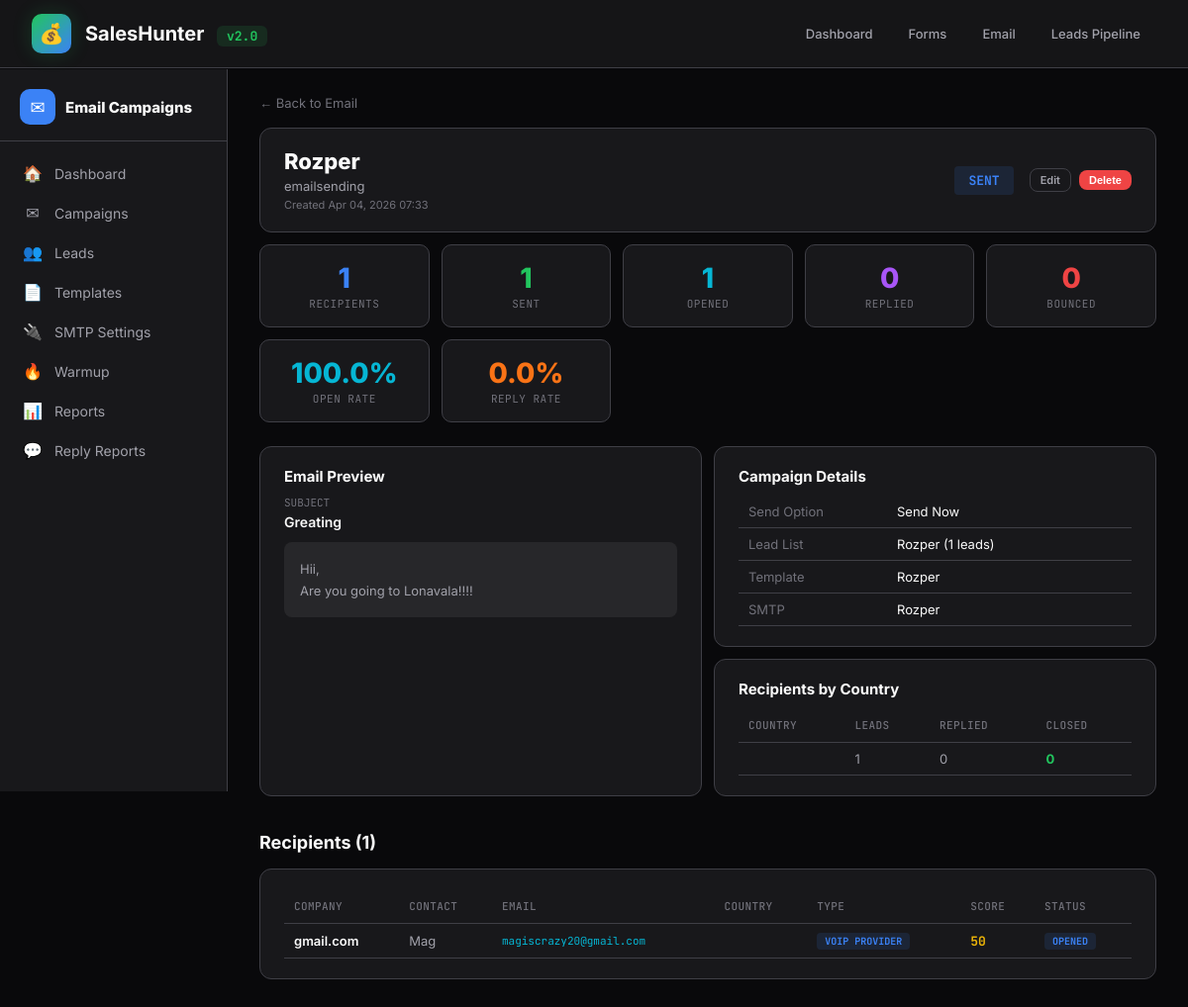
The page /email/campaign/1/ on the database its author committed.
### leads/models.py (models this page shows, shortened)
class EmailCampaign(models.Model):
    STATUS_CHOICES = [
        ('draft', 'Draft'),
        ('sending', 'Sending'),
        ('sent', 'Sent'),
        ('scheduled', 'Scheduled'),
        ('paused', 'Paused'),
    ]
    SEND_OPTION_CHOICES = [
        ('now', 'Send Now'),
        ('later', 'Schedule for Later'),
    ]
    name = models.CharField(max_length=255)
    description = models.TextField(blank=True)
    status = models.CharField(max_length=20, choices=STATUS_CHOICES, default='draft')
    subject = models.CharField(max_length=500, default='')
    body = models.TextField(default='', help_text='Use {{firstName}}, {{lastName}}, {{company}}, {{email}} for personalization')
    send_option = models.CharField(max_length=10, choices=SEND_OPTION_CHOICES, default='now')
    scheduled_at = models.DateTimeField(null=True, blank=True)
    lead_list = models.ForeignKey(LeadList, on_delete=models.SET_NULL, null=True, blank=True, related_name='campaigns')
    template = models.ForeignKey(EmailTemplate, on_delete=models.SET_NULL, null=True, blank=True)
    smtp_connection = models.ForeignKey(SmtpConnection, on_delete=models.SET_NULL, null=True, blank=True, help_text='Leave blank for auto-select')
    cc = models.TextField(blank=True, help_text='Comma-separated CC emails')
    bcc = models.TextField(blank=True, help_text='Comma-separated BCC emails')
    total_recipients = models.IntegerField(default=0)
    total_sent = models.IntegerField(default=0)
    total_opened = models.IntegerField(default=0)
    total_replied = models.IntegerField(default=0)
    total_bounced = models.IntegerField(default=0)
    created_at = models.DateTimeField(default=timezone.now)
    updated_at = models.DateTimeField(auto_now=True)
    class Meta:
        ordering = ['-created_at']
    @property
    def open_rate(self):
        return round(self.total_opened / self.total_sent * 100, 1) if self.total_sent else 0
    @property
    def reply_rate(self):
        return round(self.total_replied / self.total_sent * 100, 1) if self.total_sent else 0

class LeadList(models.Model):
    name = models.CharField(max_length=255)
    description = models.TextField(blank=True)
    leads = models.ManyToManyField(Lead, blank=True, related_name='lead_lists')
    created_at = models.DateTimeField(default=timezone.now)
    class Meta:
        ordering = ['-created_at']

class EmailTemplate(models.Model):
    name = models.CharField(max_length=255)
    subject = models.CharField(max_length=500)
    body = models.TextField()
    created_at = models.DateTimeField(default=timezone.now)
    class Meta:
        ordering = ['name']

class SmtpConnection(models.Model):
    name = models.CharField(max_length=255)
    host = models.CharField(max_length=255)
    port = models.IntegerField(default=587)
    username = models.CharField(max_length=255)
    password = models.CharField(max_length=255)
    use_tls = models.BooleanField(default=True)
    from_email = models.EmailField()
    from_name = models.CharField(max_length=255, blank=True)
    daily_limit = models.IntegerField(default=100, help_text='Max emails per day from this connection')
    is_active = models.BooleanField(default=True)
    created_at = models.DateTimeField(default=timezone.now)
    class Meta:
        ordering = ['name']

class Lead(models.Model):
    id = models.UUIDField(primary_key=True, default=uuid.uuid4, editable=False)
    company_domain = models.CharField(max_length=255, unique=True, db_index=True)
    company_name = models.CharField(max_length=255)
    contact_name = models.CharField(max_length=255, blank=True)
    contact_email = models.EmailField(blank=True)
    contact_phone = models.CharField(max_length=50, blank=True)
    website_url = models.URLField(max_length=500, blank=True)
    has_contact_form = models.BooleanField(default=False)
    country = models.CharField(max_length=100, db_index=True)
    city = models.CharField(max_length=100, blank=True, db_index=True)
    lead_type = models.CharField(max_length=20, choices=LeadType.choices, db_index=True)
    source = models.CharField(max_length=20, choices=LeadSource.choices, db_index=True)
    keyword_used = models.CharField(max_length=255, blank=True)
    company_size = models.CharField(
        max_length=20,
        choices=[('small', 'Small'), ('medium', 'Medium'), ('enterprise', 'Enterprise')],
        blank=True,
    )
    score = models.IntegerField(default=0, help_text='AI quality score 0-100')
    email_sent = models.BooleanField(default=False)
    form_filled = models.BooleanField(default=False)
    email_opened = models.BooleanField(default=False)
    replied = models.BooleanField(default=False)
    interested = models.BooleanField(default=False)
    closed = models.BooleanField(default=False)
    revenue_monthly = models.DecimalField(max_digits=10, decimal_places=2, default=0)
    sequence_stage = models.IntegerField(
        default=0,
        help_text='Which email in the sequence (0=not started, 1-4)',
    )
    last_contacted_at = models.DateTimeField(null=True, blank=True)
    next_followup_at = models.DateTimeField(null=True, blank=True)
    created_at = models.DateTimeField(default=timezone.now, db_index=True)
    updated_at = models.DateTimeField(auto_now=True)
    class Meta:
        ordering = ['-created_at']
        indexes = [
            models.Index(fields=['country', 'lead_type']),
            models.Index(fields=['source', 'keyword_used']),
            models.Index(fields=['score']),
            models.Index(fields=['replied']),
            models.Index(fields=['closed']),
            models.Index(fields=['sequence_stage', 'next_followup_at']),
        ]

### leads/views.py (the view)
# urls.py: path('email/campaign/<int:pk>/', views.campaign_detail, name='campaign_detail'),
def campaign_detail(request, pk):
    campaign = get_object_or_404(EmailCampaign, pk=pk)
    lead_list_leads = campaign.lead_list.leads.all() if campaign.lead_list else Lead.objects.none()
    leads_count = lead_list_leads.count()
    campaign_logs = OutreachLog.objects.filter(
        lead__in=lead_list_leads, channel='email'
    )
    real_sent = campaign_logs.filter(status__in=['sent', 'opened', 'replied']).values('lead').distinct().count()
    real_opened = campaign_logs.filter(
        Q(status='opened') | Q(opened_at__isnull=False)
    ).values('lead').distinct().count()
    real_replied = campaign_logs.filter(status='replied').values('lead').distinct().count()
    real_bounced = campaign_logs.filter(status='bounced').values('lead').distinct().count()
    campaign.total_sent = real_sent
    campaign.total_opened = real_opened
    campaign.total_replied = real_replied
    campaign.total_bounced = real_bounced
    campaign.save(update_fields=['total_sent', 'total_opened', 'total_replied', 'total_bounced'])
    by_country = (
        lead_list_leads.values('country')
        .annotate(
            total=Count('id'),
            replied_count=Count('id', filter=Q(replied=True)),
            closed_count=Count('id', filter=Q(closed=True)),
        )
        .order_by('-total')[:10]
    )
    context = {
        'campaign': campaign,
        'leads_count': leads_count,
        'by_country': by_country,
        'campaign_logs': campaign_logs.order_by('-sent_at')[:30],
        'recent_leads': lead_list_leads[:20],
    }
    return render(request, 'leads/campaign_detail.html', context)

### leads/context_processors.py (called while the page is built)
def recent_sessions(request):
    return {
        'recent_sessions': SearchSession.objects.order_by('-created_at')[:20]
    }

### leads/templates/leads/campaign_detail.html (shortened to what this page needs)
{% extends "leads/email_base.html" %}
{% load humanize leads_extras %}
{% block email_content %}
<div style="margin-bottom:16px;">
  <a href="{% url 'email_outreach' %}" style="color:var(--text-dim);font-size:13px;">&larr; Back to Email</a>
</div>
<div class="card" style="display:flex;align-items:center;gap:16px;flex-wrap:wrap;">
  <div style="flex:1;">
    <div style="font-size:22px;font-weight:800;">{{ campaign.name }}</div>
    {% if campaign.description %}<div style="font-size:13px;color:var(--text-muted);margin-top:4px;">{{ campaign.description }}</div>{% endif %}
    <div style="font-size:11px;color:var(--text-dim);margin-top:4px;">Created {{ campaign.created_at|date:"M d, Y H:i" }}</div>
  </div>
  <div>
    {% if campaign.status == 'sending' %}<span class="badge badge-green" style="font-size:13px;padding:6px 14px;">Sending</span>
    {% elif campaign.status == 'sent' %}<span class="badge badge-blue" style="font-size:13px;padding:6px 14px;">Sent</span>
    {% elif campaign.status == 'scheduled' %}<span class="badge" style="background:var(--purple-bg);color:var(--purple);font-size:13px;padding:6px 14px;">Scheduled</span>
    {% elif campaign.status == 'paused' %}<span class="badge badge-orange" style="font-size:13px;padding:6px 14px;">Paused</span>
    {% else %}<span class="badge" style="background:var(--surface2);color:var(--text-dim);font-size:13px;padding:6px 14px;">Draft</span>{% endif %}
  </div>
  <div style="display:flex;gap:8px;">
    <a href="{% url 'campaign_edit' campaign.pk %}" class="btn btn-outline btn-sm">Edit</a>
    <form method="post" action="{% url 'campaign_action' campaign.pk %}" style="display:inline;" onsubmit="return confirm('Delete this campaign?');">
      <button type="submit" class="btn btn-red btn-sm">Delete</button>
    </form>
  </div>
</div>
<div class="stats-row" style="margin-top:12px;">
  <div class="stat"><div class="num" style="color:var(--blue)">{{ leads_count|intcomma }}</div><div class="lbl">Recipients</div></div>
  <div class="stat"><div class="num" style="color:var(--green)">{{ campaign.total_sent|intcomma }}</div><div class="lbl">Sent</div></div>
  <div class="stat"><div class="num" style="color:var(--cyan)">{{ campaign.total_opened|intcomma }}</div><div class="lbl">Opened</div></div>
  <div class="stat"><div class="num" style="color:var(--purple)">{{ campaign.total_replied|intcomma }}</div><div class="lbl">Replied</div></div>
  <div class="stat"><div class="num" style="color:var(--red)">{{ campaign.total_bounced|intcomma }}</div><div class="lbl">Bounced</div></div>
  <div class="stat"><div class="num" style="color:var(--cyan)">{{ campaign.open_rate }}%</div><div class="lbl">Open Rate</div></div>
  <div class="stat"><div class="num" style="color:var(--orange)">{{ campaign.reply_rate }}%</div><div class="lbl">Reply Rate</div></div>
</div>
<div class="grid-2">
  <div class="card">
    <h3>Email Preview</h3>
    <div style="margin-bottom:12px;">
      <div style="font-size:11px;color:var(--text-dim);text-transform:uppercase;font-family:'JetBrains Mono',monospace;margin-bottom:4px;">Subject</div>
      <div style="font-size:14px;font-weight:600;color:var(--text);">{{ campaign.subject }}</div>
    </div>
    <div style="background:var(--surface2);border-radius:8px;padding:16px;font-size:13px;color:var(--text-muted);line-height:1.7;white-space:pre-wrap;">{{ campaign.body }}</div>
  </div>
  <div>
    <div class="card">
      <h3>Campaign Details</h3>
      <table>
        <tr><td style="color:var(--text-dim);width:150px;">Send Option</td><td style="color:var(--text);">{{ campaign.get_send_option_display }}</td></tr>
        <tr><td style="color:var(--text-dim);">Lead List</td><td style="color:var(--text);">{{ campaign.lead_list.name|default:"None" }}{% if campaign.lead_list %} ({{ leads_count }} leads){% endif %}</td></tr>
        <tr><td style="color:var(--text-dim);">Template</td><td style="color:var(--text);">{{ campaign.template.name|default:"Custom" }}</td></tr>
        <tr><td style="color:var(--text-dim);">SMTP</td><td style="color:var(--text);">{{ campaign.smtp_connection.name|default:"Auto select" }}</td></tr>
      </table>
    </div>
    <div class="card">
      <h3>Recipients by Country</h3>
      <table>
        <thead><tr><th>Country</th><th>Leads</th><th>Replied</th><th>Closed</th></tr></thead>
        <tbody>
        {% for c in by_country %}
        <tr>
          <td style="color:var(--text);font-weight:600;">{{ c.country }}</td>
          <td>{{ c.total|intcomma }}</td>
          <td>{{ c.replied_count }}</td>
          <td style="color:var(--green);font-weight:700;">{{ c.closed_count }}</td>
        </tr>
        {% empty %}
        <tr><td colspan="4" style="text-align:center;color:var(--text-dim);">No data yet</td></tr>
        {% endfor %}
        </tbody>
      </table>
    </div>
  </div>
</div>
<div class="sec" style="margin-top:24px;">
  <div class="sec-title">Recipients ({{ leads_count|intcomma }})</div>
  <div class="card" style="overflow-x:auto;">
    <table>
      <thead><tr><th>Company</th><th>Contact</th><th>Email</th><th>Country</th><th>Type</th><th>Score</th><th>Status</th></tr></thead>
      <tbody>
      {% for lead in recent_leads %}
      <tr>
        <td><a href="{% url 'lead_detail' lead.pk %}" style="color:var(--text);font-weight:600;">{{ lead.company_name }}</a></td>
        <td>{{ lead.contact_name }}</td>
        <td style="font-size:11px;color:var(--cyan);font-family:'JetBrains Mono',monospace;">{{ lead.contact_email }}</td>
        <td>{{ lead.country }}</td>
        <td><span class="badge badge-blue">{{ lead.get_lead_type_display }}</span></td>
        <td style="font-family:'JetBrains Mono',monospace;font-weight:700;{% if lead.score >= 70 %}color:var(--green){% elif lead.score >= 40 %}color:var(--yellow){% else %}color:var(--red){% endif %}">{{ lead.score }}</td>
        <td>
          {% if lead.replied %}<span class="badge badge-green">Replied</span>
          {% elif lead.email_opened %}<span class="badge badge-blue">Opened</span>
          {% elif lead.email_sent %}<span class="badge" style="background:var(--purple-bg);color:var(--purple);">Sent</span>
          {% else %}<span class="badge" style="background:var(--surface2);color:var(--text-dim);">Queued</span>{% endif %}
        </td>
      </tr>
      {% empty %}
      <tr><td colspan="7" style="text-align:center;color:var(--text-dim);padding:30px;">No lead list assigned. Edit campaign to select a lead list.</td></tr>
      {% endfor %}
      </tbody>
    </table>
  </div>
</div>
{% endblock %}

### templates/base.html (style rules this page uses)
* { margin:0;padding:0;box-sizing:border-box; }
:root { --bg:#09090b;--surface:#18181b;--surface2:#27272a;--border:#3f3f46;--border-light:#52525b; --text:#fafafa;--text-muted:#a1a1aa;--text-dim:#71717a; --green:#22c55e;--green-bg:rgba(34,197,94,0.12); --blue:#3b82f6;--blue-bg:rgba(59,130,246,0.12); --purple:#a855f7;--purple-bg:rgba(168,85,247,0.12); --orange:#f97316;--orange-bg:rgba(249,115,22,0.12); --cyan:#06b6d4;--cyan-bg:rgba(6,182,212,0.1); --yellow:#eab308;--yellow-bg:rgba(234,179,8,0.1); --red:#ef4444;--red-bg:rgba(239,68,68,0.1); --pink:#ec4899; }
body { font-family:'Inter',sans-serif;background:var(--bg);color:var(--text);min-height:100vh; }
a { color:var(--blue);text-decoration:none; }
.card { background:var(--surface);border:1px solid var(--border);border-radius:12px;padding:20px 24px;margin-bottom:12px; }
.card h3 { font-size:15px;font-weight:700;margin-bottom:10px; }
.stats-row { display:grid;grid-template-columns:repeat(auto-fit,minmax(160px,1fr));gap:12px;margin-bottom:24px; }
.stat { background:var(--surface);border:1px solid var(--border);border-radius:10px;padding:16px;text-align:center; }
.stat .num { font-size:28px;font-weight:800; }
.stat .lbl { font-size:11px;color:var(--text-dim);text-transform:uppercase;letter-spacing:0.5px;font-family:'JetBrains Mono',monospace;margin-top:2px; }
table { width:100%;border-collapse:collapse;font-size:13px; }
th { text-align:left;color:var(--text-dim);font-weight:500;padding:10px;border-bottom:1px solid var(--border);font-size:11px;text-transform:uppercase;letter-spacing:0.4px;font-family:'JetBrains Mono',monospace; }
td { padding:8px 10px;border-bottom:1px solid var(--border);color:var(--text-muted); }
.btn { display:inline-block;padding:8px 16px;border-radius:8px;font-size:13px;font-weight:600;border:none;cursor:pointer;transition:all .15s;text-decoration:none; }
.btn-red { background:var(--red);color:#fff; }
.btn-sm { padding:4px 10px;font-size:11px; }
.btn-outline { background:transparent;border:1px solid var(--border);color:var(--text-muted); }
.grid-2 { display:grid;grid-template-columns:1fr 1fr;gap:12px; }
.sec { margin-bottom:36px; }
.sec-title { font-size:18px;font-weight:700;margin-bottom:16px;display:flex;align-items:center;gap:10px; }
.badge { display:inline-block;padding:2px 8px;border-radius:4px;font-size:10px;font-weight:700;text-transform:uppercase;font-family:'JetBrains Mono',monospace; }
.badge-blue { background:var(--blue-bg);color:var(--blue); }

### rows shown on the page
EmailCampaign: name "Rozper", description "emailsending", created_at "Apr 04, 2026 07:33", total_sent "1", total_opened "1", total_replied "0", total_bounced "0", open_rate "100.0", reply_rate "0.0", subject "Greating", body "Hii, Are you going to Lonavala!!!!", send_option "Send Now", lead_list.name "Rozper", template.name "Rozper", smtp_connection.name "Rozper"
Lead: company_name "gmail.com", contact_name "Mag", contact_email "magiscrazy20@gmail.com", lead_type "VOIP PROVIDER", score "50", replied "OPENED"

### other values the page prints
{{ leads_count|intcomma }} "1"
{{ leads_count }} "1"
{{ c.total|intcomma }} "1"
{{ c.replied_count }} "0"
{{ c.closed_count }} "0"
